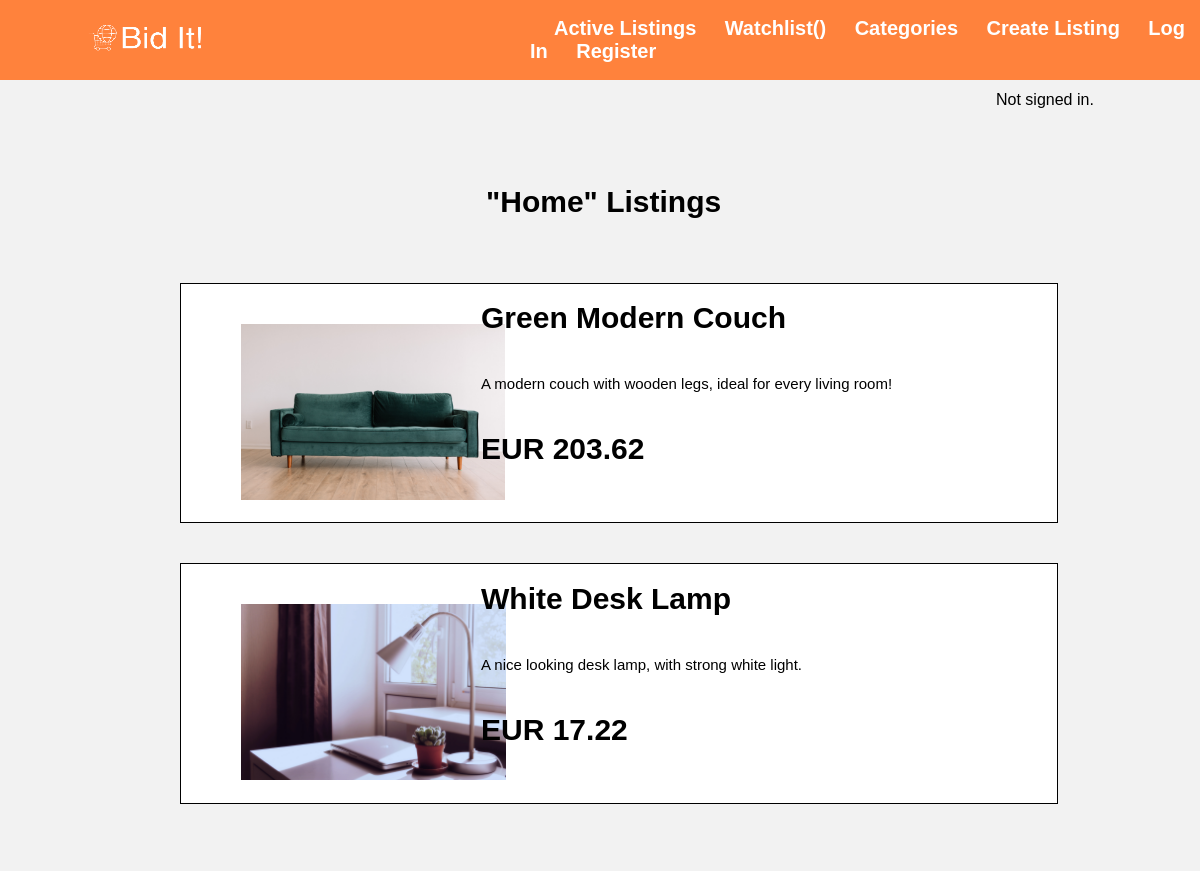
Screenshot of /categories/home with the database file from the repository.
### auctions/models.py (models this page shows, shortened)
class Listing(models.Model):
    id = models.AutoField(primary_key=True)
    title = models.CharField(max_length=64, null=False)
    description = models.CharField(max_length=200)
    price = models.DecimalField(max_digits=20, decimal_places=2, null=False)
    photo = models.ImageField(upload_to="uploads/", default="uploads/default.png", blank=True)
    category = models.CharField(max_length=64, null=False, default=None)
    interested_users = models.ManyToManyField(User, blank=True, related_name="watchlist")
    owner = models.ForeignKey(User, on_delete=models.CASCADE, related_name="listings_created", default=None)
    bid = models.PositiveSmallIntegerField(default=0)
    bid_winner = models.ForeignKey(User, on_delete=models.CASCADE, related_name="bids_winning", blank=True, null=True)
    is_closed = models.BooleanField(default=False)
    comments = models.ManyToManyField(Comment, blank=True, related_name="listings_commented")

### auctions/views.py (the view)
# urls.py: path("categories/<str:category>", views.category_listings, name="category_listings"),
def category_listings(request,category):
    listings = Listing.objects.filter(category=category)
    return render(request, "auctions/category_listings.html",{
        "listings":listings, "category": category
    })

### auctions/templates/auctions/category_listings.html
{% extends "auctions/index.html"%}
{% block body %}
<div class="listings-container" style="width:85%;">
{% block header %}<h2>"{{category.capitalize}}" Listings</h2>{% endblock %}
{% block loop %}
    {% for  listing in listings %}
    <div class="container">
        <a href="{% url 'listingpage' listing.id%}">
        <div class="product-img"><img src="{{listing.photo.url}}" alt="{{listing.title}}.jpg" class="listing_image"></div>
        <div class="info">
            <div class="product-details" style="font-size:30px;font-weight:bold;">{{listing.title}}</div>
            <div class="product-details" style="font-size:15px">{{listing.description}}</div>
            <div class="product-details" style="font-size:30px;font-weight:bold;">EUR {{listing.price}}</div>
        </div>
    </a>
    </div>
    {% endfor %}
{% endblock %}
</div>
{% endblock %}

### auctions/static/auctions/styles.css (style rules this page uses)
body { padding: 0; font-family: 'Helvetica'; background-color: #f2f2f2; }
a { text-decoration: none; }

### auctions/static/auctions/active_listings.css (style rules this page uses)
body { background-color: #f2f2f2; }
.listings-container { position: absolute; top:15vh; left:0; background-color: #f2f2f2; padding-top:5vh; padding-left:15%; }
.container { background-color: white; width:80%; padding-left:5vw; border:1px solid black; margin-bottom:5vh; }
.listing_image { display: inline; margin-top:5vh; height: 22vh; }
.product-img { display: inline; }
h2 { margin-left:30%; font-size:30px; margin-bottom: 8vh; }
a { text-decoration:none; color:black; }
.product-details { margin-bottom:5vh; }
.info { margin-left:20vw; margin-top:-23vh; margin-bottom:7vh; }

### rows the page displays
Listing: photo (picture), title "Green Modern Couch", description "A modern couch with wooden legs, ideal for every living room!", price "203.62"
Listing: photo (picture), title "White Desk Lamp", description "A nice looking desk lamp, with strong white light.", price "17.22"

### other values shown
{{ category.capitalize }} "Home"
